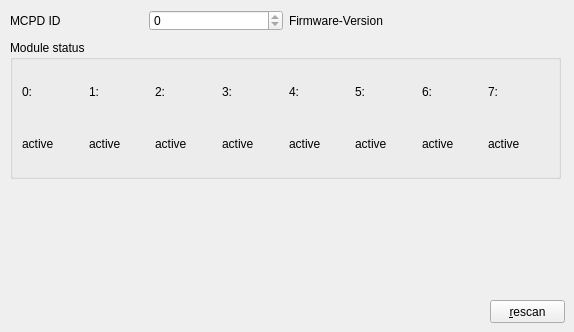
         <widget class="QWidget" name="statusModuleTab">
          <attribute name="title">
           <string>Module</string>
          </attribute>
          <widget class="QGroupBox" name="groupBox17_2">
           <property name="geometry">
            <rect>
             <x>10</x>
             <y>40</y>
             <width>551</width>
             <height>139</height>
            </rect>
           </property>
           <property name="title">
            <string>Module status</string>
           </property>
           <layout class="QGridLayout" name="gridLayout_15">
            <item row="0" column="0">
             <widget class="QLabel" name="textLabel1_4">
              <property name="text">
               <string>0:</string>
              </property>
              <property name="wordWrap">
               <bool>false</bool>
              </property>
             </widget>
            </item>
            <item row="0" column="1">
             <widget class="QLabel" name="textLabel1_4_10">
              <property name="text">
               <string>1:</string>
              </property>
              <property name="wordWrap">
               <bool>false</bool>
              </property>
             </widget>
            </item>
            <item row="0" column="2">
             <widget class="QLabel" name="textLabel1_4_9">
              <property name="text">
               <string>2:</string>
              </property>
              <property name="wordWrap">
               <bool>false</bool>
              </property>
             </widget>
            </item>
            <item row="0" column="3">
             <widget class="QLabel" name="textLabel1_4_8">
              <property name="text">
               <string>3:</string>
              </property>
              <property name="wordWrap">
               <bool>false</bool>
              </property>
             </widget>
            </item>
            <item row="0" column="4">
             <widget class="QLabel" name="textLabel1_4_7">
              <property name="text">
               <string>4:</string>
              </property>
              <property name="wordWrap">
               <bool>false</bool>
              </property>
             </widget>
            </item>
            <item row="0" column="5">
             <widget class="QLabel" name="textLabel1_4_6">
              <property name="text">
               <string>5:</string>
              </property>
              <property name="wordWrap">
               <bool>false</bool>
              </property>
             </widget>
            </item>
            <item row="0" column="6">
             <widget class="QLabel" name="textLabel1_4_5">
              <property name="text">
               <string>6:</string>
              </property>
              <property name="wordWrap">
               <bool>false</bool>
              </property>
             </widget>
            </item>
            <item row="0" column="7">
             <widget class="QLabel" name="textLabel1_4_4">
              <property name="text">
               <string>7:</string>
              </property>
              <property name="wordWrap">
               <bool>false</bool>
              </property>
             </widget>
            </item>
            <item row="1" column="0">
             <widget class="QLabel" name="status0">
              <property name="text">
               <string>active</string>
              </property>
              <property name="wordWrap">
               <bool>false</bool>
              </property>
             </widget>
            </item>
            <item row="1" column="1">
             <widget class="QLabel" name="status1">
              <property name="text">
               <string>active</string>
              </property>
              <property name="wordWrap">
               <bool>false</bool>
              </property>
             </widget>
            </item>
            <item row="1" column="2">
             <widget class="QLabel" name="status2">
              <property name="text">
               <string>active</string>
              </property>
              <property name="wordWrap">
               <bool>false</bool>
              </property>
             </widget>
            </item>
            <item row="1" column="3">
             <widget class="QLabel" name="status3">
              <property name="text">
               <string>active</string>
              </property>
              <property name="wordWrap">
               <bool>false</bool>
              </property>
             </widget>
            </item>
            <item row="1" column="4">
             <widget class="QLabel" name="status4">
              <property name="text">
               <string>active</string>
              </property>
              <property name="wordWrap">
               <bool>false</bool>
              </property>
             </widget>
            </item>
            <item row="1" column="5">
             <widget class="QLabel" name="status5">
              <property name="text">
               <string>active</string>
              </property>
              <property name="wordWrap">
               <bool>false</bool>
              </property>
             </widget>
            </item>
            <item row="1" column="6">
             <widget class="QLabel" name="status6">
              <property name="text">
               <string>active</string>
              </property>
              <property name="wordWrap">
               <bool>false</bool>
              </property>
             </widget>
            </item>
            <item row="1" column="7">
             <widget class="QLabel" name="status7">
              <property name="text">
               <string>active</string>
              </property>
              <property name="wordWrap">
               <bool>false</bool>
              </property>
             </widget>
            </item>
           </layout>
          </widget>
          <widget class="QPushButton" name="scanPeri">
           <property name="geometry">
            <rect>
             <x>490</x>
             <y>300</y>
             <width>75</width>
             <height>23</height>
            </rect>
           </property>
           <property name="text">
            <string>&amp;rescan</string>
           </property>
          </widget>
          <widget class="QWidget" name="layoutWidget">
           <property name="geometry">
            <rect>
             <x>10</x>
             <y>10</y>
             <width>551</width>
             <height>21</height>
            </rect>
           </property>
           <layout class="QHBoxLayout" name="horizontalLayout_6">
            <item>
             <widget class="QLabel" name="textLabel1_4_2_4">
              <property name="text">
               <string>MCPD ID</string>
              </property>
              <property name="wordWrap">
               <bool>false</bool>
              </property>
             </widget>
            </item>
            <item>
             <widget class="MCPDSpinBox" name="devid_2">
              <property name="enabled">
               <bool>true</bool>
              </property>
              <property name="maximum">
               <number>0</number>
              </property>
             </widget>
            </item>
            <item>
             <widget class="QLabel" name="label">
              <property name="text">
               <string>Firmware-Version</string>
              </property>
             </widget>
            </item>
            <item>
             <widget class="QLabel" name="firmwareVersion">
              <property name="text">
               <string/>
              </property>
             </widget>
            </item>
           </layout>
          </widget>
         </widget>
